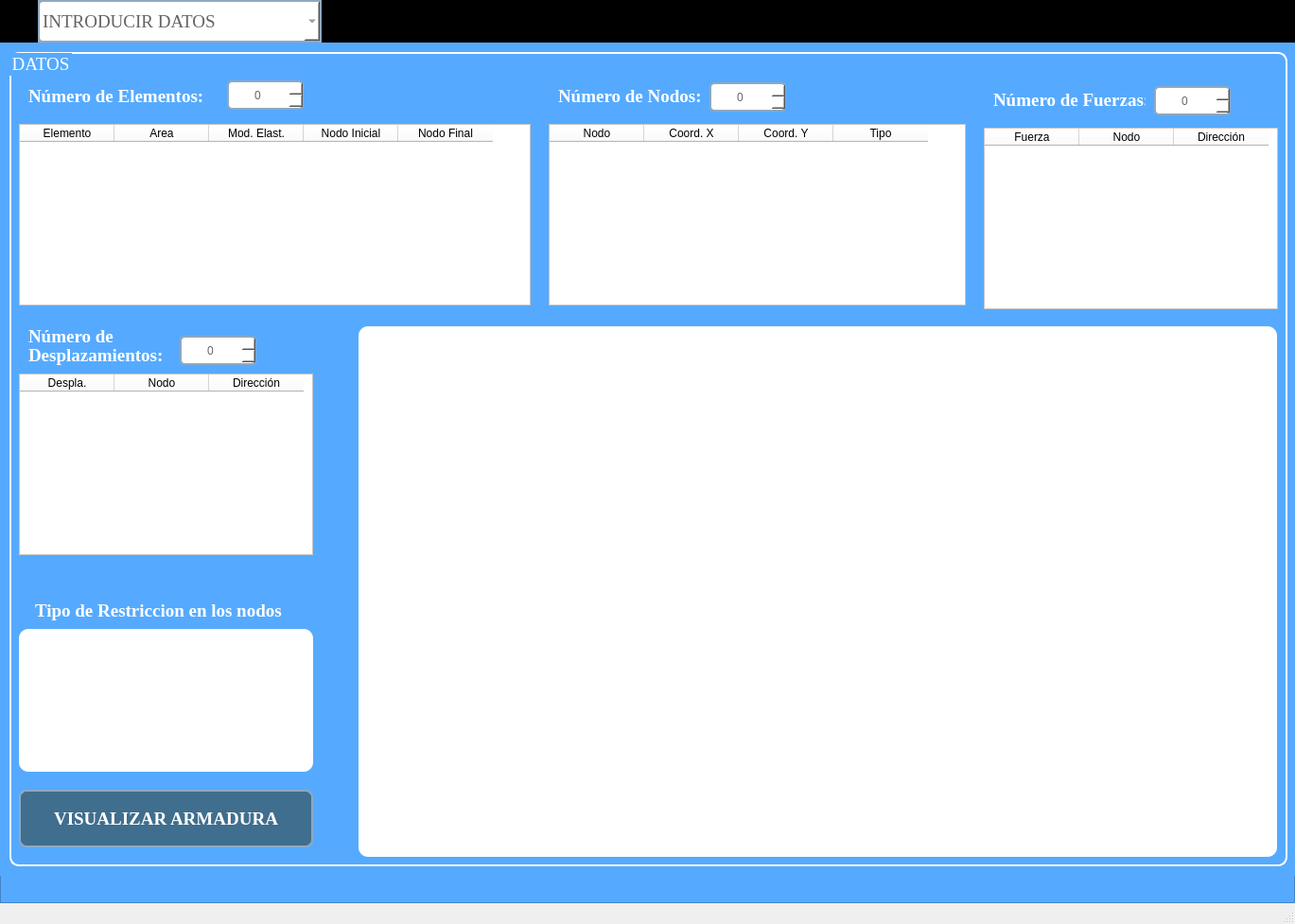
<?xml version="1.0" encoding="UTF-8"?>
<ui version="4.0">
 <class>Armaduras</class>
 <widget class="QMainWindow" name="Armaduras">
  <property name="geometry">
   <rect>
    <x>0</x>
    <y>0</y>
    <width>1369</width>
    <height>977</height>
   </rect>
  </property>
  <property name="windowTitle">
   <string>MainWindow</string>
  </property>
  <widget class="QWidget" name="centralwidget">
   <layout class="QVBoxLayout" name="verticalLayout" stretch="0,0">
    <property name="spacing">
     <number>0</number>
    </property>
    <property name="leftMargin">
     <number>0</number>
    </property>
    <property name="topMargin">
     <number>0</number>
    </property>
    <property name="rightMargin">
     <number>0</number>
    </property>
    <property name="bottomMargin">
     <number>0</number>
    </property>
    <item>
     <widget class="QFrame" name="frame">
      <property name="maximumSize">
       <size>
        <width>16777215</width>
        <height>45</height>
       </size>
      </property>
      <property name="styleSheet">
       <string notr="true">background-color: rgb(0, 0, 0);</string>
      </property>
      <property name="frameShape">
       <enum>QFrame::StyledPanel</enum>
      </property>
      <property name="frameShadow">
       <enum>QFrame::Raised</enum>
      </property>
      <widget class="QFrame" name="frame_3">
       <property name="geometry">
        <rect>
         <x>40</x>
         <y>0</y>
         <width>300</width>
         <height>45</height>
        </rect>
       </property>
       <property name="minimumSize">
        <size>
         <width>200</width>
         <height>0</height>
        </size>
       </property>
       <property name="maximumSize">
        <size>
         <width>300</width>
         <height>45</height>
        </size>
       </property>
       <property name="styleSheet">
        <string notr="true">background-color: rgb(216, 216, 216);</string>
       </property>
       <property name="frameShape">
        <enum>QFrame::StyledPanel</enum>
       </property>
       <property name="frameShadow">
        <enum>QFrame::Raised</enum>
       </property>
       <widget class="QComboBox" name="cb_paginas">
        <property name="geometry">
         <rect>
          <x>0</x>
          <y>0</y>
          <width>300</width>
          <height>45</height>
         </rect>
        </property>
        <property name="minimumSize">
         <size>
          <width>200</width>
          <height>0</height>
         </size>
        </property>
        <property name="maximumSize">
         <size>
          <width>300</width>
          <height>45</height>
         </size>
        </property>
        <property name="font">
         <font>
          <family>Times New Roman</family>
          <pointsize>14</pointsize>
          <weight>9</weight>
          <italic>false</italic>
          <bold>false</bold>
         </font>
        </property>
        <property name="toolTip">
         <string/>
        </property>
        <property name="styleSheet">
         <string notr="true">QComboBox{
	/* Borde */
	border: 2px solid rgb(142, 168, 195);
	border-radius: 5px;

	/* Color de fondo */
	background-color:rgb(255, 255, 255); 

	/* Color de Letras */
	color: rgb(100,100,100);

	/* Formato de Letras */
	font: 75 14pt &quot;Times New Roman&quot;;
}



QComboBox:hover{
	/* Borde */
	border: 2px solid rgb(255, 195, 15)

}





</string>
        </property>
        <property name="editable">
         <bool>false</bool>
        </property>
        <property name="currentText">
         <string>INTRODUCIR DATOS</string>
        </property>
        <item>
         <property name="text">
          <string>INTRODUCIR DATOS</string>
         </property>
        </item>
        <item>
         <property name="text">
          <string>MATRIZ DE RIGIDEZ</string>
         </property>
        </item>
        <item>
         <property name="text">
          <string>RESULTADOS Y DIAGRAMAS</string>
         </property>
        </item>
       </widget>
      </widget>
     </widget>
    </item>
    <item>
     <widget class="QFrame" name="frame_2">
      <property name="font">
       <font>
        <family>Times New Roman</family>
        <pointsize>14</pointsize>
        <weight>75</weight>
        <italic>false</italic>
        <bold>true</bold>
        <underline>false</underline>
        <strikeout>false</strikeout>
       </font>
      </property>
      <property name="styleSheet">
       <string notr="true">background-color: rgb(85, 170, 255);</string>
      </property>
      <property name="frameShape">
       <enum>QFrame::StyledPanel</enum>
      </property>
      <property name="frameShadow">
       <enum>QFrame::Raised</enum>
      </property>
      <widget class="QStackedWidget" name="stackedWidget">
       <property name="geometry">
        <rect>
         <x>0</x>
         <y>0</y>
         <width>1371</width>
         <height>881</height>
        </rect>
       </property>
       <widget class="QWidget" name="pag_1">
        <widget class="QGroupBox" name="groupBox">
         <property name="geometry">
          <rect>
           <x>10</x>
           <y>10</y>
           <width>1351</width>
           <height>861</height>
          </rect>
         </property>
         <property name="font">
          <font>
           <family>Times New Roman</family>
           <pointsize>14</pointsize>
           <weight>9</weight>
           <italic>false</italic>
           <bold>false</bold>
          </font>
         </property>
         <property name="styleSheet">
          <string notr="true">QGroupBox{
	/* Ancho y color del borde*/
	border: 2px solid rgb(255, 255, 255);

	/* Radio del borde */
	border-radius: 10px;

	/* Formato de la letra */
	font: 75 14pt &quot;Times New Roman&quot;;

	/*Color de la letra*/
	color: rgb(255, 255, 255);
}</string>
         </property>
         <property name="title">
          <string>DATOS</string>
         </property>
         <widget class="QTableWidget" name="tbl_elem">
          <property name="geometry">
           <rect>
            <x>10</x>
            <y>76</y>
            <width>541</width>
            <height>192</height>
           </rect>
          </property>
          <property name="font">
           <font>
            <family>Times New Roman</family>
            <pointsize>14</pointsize>
            <weight>9</weight>
            <italic>false</italic>
            <bold>false</bold>
           </font>
          </property>
          <property name="styleSheet">
           <string notr="true">QTableWidget{
	/* Color de Fondo de la tabla */
	background-color: rgb(255, 255, 255);

	/* Formato a las letras en la tabla*/
	font: 75 14pt &quot;Times New Roman&quot;;
	
}

QHeaderView{
	/* Color de Fondo del encabezado */
	background-color: rgb(255, 255, 255);

	/* Formato a las letras en la cabeceras*/
	font: 75 14pt &quot;Times New Roman&quot;;
}
</string>
          </property>
          <property name="rowCount">
           <number>0</number>
          </property>
          <attribute name="horizontalHeaderVisible">
           <bool>true</bool>
          </attribute>
          <attribute name="verticalHeaderVisible">
           <bool>false</bool>
          </attribute>
          <column>
           <property name="text">
            <string>Elemento</string>
           </property>
          </column>
          <column>
           <property name="text">
            <string>Area</string>
           </property>
          </column>
          <column>
           <property name="text">
            <string>Mod. Elast.</string>
           </property>
          </column>
          <column>
           <property name="text">
            <string>Nodo Inicial</string>
           </property>
          </column>
          <column>
           <property name="text">
            <string>Nodo Final</string>
           </property>
          </column>
         </widget>
         <widget class="QSpinBox" name="sp_numElem">
          <property name="geometry">
           <rect>
            <x>230</x>
            <y>30</y>
            <width>81</width>
            <height>31</height>
           </rect>
          </property>
          <property name="styleSheet">
           <string notr="true">QSpinBox{
	/* Borde */
	border: 2px solid rgb(142, 168, 195);
	border-radius: 5px;

	/* Color de fondo */
	background-color:rgb(255, 255, 255); 

	/* Color de Letras */
	color: rgb(100,100,100);

	/* Formato de Letras */
	font: 75 14pt &quot;Times New Roman&quot;;
}



QSpinBox:hover{
	/* Borde */
	border: 2px solid rgb(255, 195, 15)

}
</string>
          </property>
          <property name="alignment">
           <set>Qt::AlignCenter</set>
          </property>
         </widget>
         <widget class="QLabel" name="label">
          <property name="geometry">
           <rect>
            <x>20</x>
            <y>36</y>
            <width>191</width>
            <height>21</height>
           </rect>
          </property>
          <property name="font">
           <font>
            <family>Times New Roman</family>
            <pointsize>14</pointsize>
            <weight>9</weight>
            <italic>false</italic>
            <bold>false</bold>
           </font>
          </property>
          <property name="styleSheet">
           <string notr="true">QLabel{

	/* Color de Fondo*/
	background-color: None;
	
	/* Formato de la letra */
	font: 75 14pt &quot;Times New Roman&quot;;
	
	/* Color de la letra */
	color: rgb(255, 255, 255);
}</string>
          </property>
          <property name="text">
           <string>&lt;html&gt;&lt;head/&gt;&lt;body&gt;&lt;p&gt;&lt;span style=&quot; font-weight:600;&quot;&gt;Número de Elementos:&lt;/span&gt;&lt;/p&gt;&lt;/body&gt;&lt;/html&gt;</string>
          </property>
         </widget>
         <widget class="QSpinBox" name="sp_numNodo">
          <property name="geometry">
           <rect>
            <x>740</x>
            <y>32</y>
            <width>81</width>
            <height>31</height>
           </rect>
          </property>
          <property name="styleSheet">
           <string notr="true">QSpinBox{
	/* Borde */
	border: 2px solid rgb(142, 168, 195);
	border-radius: 5px;

	/* Color de fondo */
	background-color:rgb(255, 255, 255); 

	/* Color de Letras */
	color: rgb(100,100,100);

	/* Formato de Letras */
	font: 75 14pt &quot;Times New Roman&quot;;
}



QSpinBox:hover{
	/* Borde */
	border: 2px solid rgb(255, 195, 15)

}
</string>
          </property>
          <property name="alignment">
           <set>Qt::AlignCenter</set>
          </property>
         </widget>
         <widget class="QLabel" name="label_2">
          <property name="geometry">
           <rect>
            <x>580</x>
            <y>36</y>
            <width>161</width>
            <height>21</height>
           </rect>
          </property>
          <property name="font">
           <font>
            <family>Times New Roman</family>
            <pointsize>14</pointsize>
            <weight>9</weight>
            <italic>false</italic>
            <bold>false</bold>
           </font>
          </property>
          <property name="styleSheet">
           <string notr="true">QLabel{
	
	background-color: None;
	
	font: 75 14pt &quot;Times New Roman&quot;;
	
	color: rgb(255, 255, 255);
}</string>
          </property>
          <property name="text">
           <string>&lt;html&gt;&lt;head/&gt;&lt;body&gt;&lt;p&gt;&lt;span style=&quot; font-weight:600;&quot;&gt;Número de Nodos:&lt;/span&gt;&lt;/p&gt;&lt;/body&gt;&lt;/html&gt;</string>
          </property>
         </widget>
         <widget class="QTableWidget" name="tbl_nod">
          <property name="geometry">
           <rect>
            <x>570</x>
            <y>76</y>
            <width>441</width>
            <height>192</height>
           </rect>
          </property>
          <property name="font">
           <font>
            <family>Times New Roman</family>
            <pointsize>14</pointsize>
            <weight>9</weight>
            <italic>false</italic>
            <bold>false</bold>
           </font>
          </property>
          <property name="styleSheet">
           <string notr="true">QTableWidget{
	
	background-color: rgb(255, 255, 255);

	/* Formato a las letras*/
	font: 75 14pt &quot;Times New Roman&quot;;
	
}

QHeaderView{

	background-color: rgb(255, 255, 255);
	/* Formato a las cabeceras*/
	font: 75 14pt &quot;Times New Roman&quot;;
}
</string>
          </property>
          <property name="rowCount">
           <number>0</number>
          </property>
          <attribute name="horizontalHeaderVisible">
           <bool>true</bool>
          </attribute>
          <attribute name="verticalHeaderVisible">
           <bool>false</bool>
          </attribute>
          <column>
           <property name="text">
            <string>Nodo</string>
           </property>
          </column>
          <column>
           <property name="text">
            <string>Coord. X</string>
           </property>
          </column>
          <column>
           <property name="text">
            <string>Coord. Y</string>
           </property>
          </column>
          <column>
           <property name="text">
            <string>Tipo</string>
           </property>
          </column>
         </widget>
         <widget class="QSpinBox" name="sp_fuerzas">
          <property name="geometry">
           <rect>
            <x>1210</x>
            <y>36</y>
            <width>81</width>
            <height>31</height>
           </rect>
          </property>
          <property name="styleSheet">
           <string notr="true">QSpinBox{
	/* Borde */
	border: 2px solid rgb(142, 168, 195);
	border-radius: 5px;

	/* Color de fondo */
	background-color:rgb(255, 255, 255); 

	/* Color de Letras */
	color: rgb(100,100,100);

	/* Formato de Letras */
	font: 75 14pt &quot;Times New Roman&quot;;
}



QSpinBox:hover{
	/* Borde */
	border: 2px solid rgb(255, 195, 15)

}
</string>
          </property>
          <property name="alignment">
           <set>Qt::AlignCenter</set>
          </property>
         </widget>
         <widget class="QLabel" name="label_3">
          <property name="geometry">
           <rect>
            <x>1040</x>
            <y>40</y>
            <width>161</width>
            <height>21</height>
           </rect>
          </property>
          <property name="font">
           <font>
            <family>Times New Roman</family>
            <pointsize>14</pointsize>
            <weight>9</weight>
            <italic>false</italic>
            <bold>false</bold>
           </font>
          </property>
          <property name="styleSheet">
           <string notr="true">QLabel{
	
	background-color: None;
	
	font: 75 14pt &quot;Times New Roman&quot;;
	
	color: rgb(255, 255, 255);
}</string>
          </property>
          <property name="text">
           <string>&lt;html&gt;&lt;head/&gt;&lt;body&gt;&lt;p&gt;&lt;span style=&quot; font-weight:600;&quot;&gt;Número de Fuerzas:&lt;/span&gt;&lt;/p&gt;&lt;/body&gt;&lt;/html&gt;</string>
          </property>
         </widget>
         <widget class="QTableWidget" name="tbl_fuerzas">
          <property name="geometry">
           <rect>
            <x>1030</x>
            <y>80</y>
            <width>311</width>
            <height>192</height>
           </rect>
          </property>
          <property name="font">
           <font>
            <family>Times New Roman</family>
            <pointsize>14</pointsize>
            <weight>9</weight>
            <italic>false</italic>
            <bold>false</bold>
           </font>
          </property>
          <property name="styleSheet">
           <string notr="true">QTableWidget{
	
	background-color: rgb(255, 255, 255);

	/* Formato a las letras*/
	font: 75 14pt &quot;Times New Roman&quot;;
	
}

QHeaderView{

	background-color: rgb(255, 255, 255);
	/* Formato a las cabeceras*/
	font: 75 14pt &quot;Times New Roman&quot;;
}
</string>
          </property>
          <property name="rowCount">
           <number>0</number>
          </property>
          <attribute name="horizontalHeaderVisible">
           <bool>true</bool>
          </attribute>
          <attribute name="verticalHeaderVisible">
           <bool>false</bool>
          </attribute>
          <column>
           <property name="text">
            <string>Fuerza</string>
           </property>
          </column>
          <column>
           <property name="text">
            <string>Nodo</string>
           </property>
          </column>
          <column>
           <property name="text">
            <string>Dirección</string>
           </property>
          </column>
         </widget>
         <widget class="QSpinBox" name="sp_desp">
          <property name="geometry">
           <rect>
            <x>180</x>
            <y>300</y>
            <width>81</width>
            <height>31</height>
           </rect>
          </property>
          <property name="styleSheet">
           <string notr="true">QSpinBox{
	/* Borde */
	border: 2px solid rgb(142, 168, 195);
	border-radius: 5px;

	/* Color de fondo */
	background-color:rgb(255, 255, 255); 

	/* Color de Letras */
	color: rgb(100,100,100);

	/* Formato de Letras */
	font: 75 14pt &quot;Times New Roman&quot;;
}



QSpinBox:hover{
	/* Borde */
	border: 2px solid rgb(255, 195, 15)

}
</string>
          </property>
          <property name="alignment">
           <set>Qt::AlignCenter</set>
          </property>
         </widget>
         <widget class="QTableWidget" name="tbl_desp">
          <property name="geometry">
           <rect>
            <x>10</x>
            <y>340</y>
            <width>311</width>
            <height>192</height>
           </rect>
          </property>
          <property name="font">
           <font>
            <family>Times New Roman</family>
            <pointsize>14</pointsize>
            <weight>9</weight>
            <italic>false</italic>
            <bold>false</bold>
           </font>
          </property>
          <property name="styleSheet">
           <string notr="true">QTableWidget{
	
	background-color: rgb(255, 255, 255);

	/* Formato a las letras*/
	font: 75 14pt &quot;Times New Roman&quot;;
	
}

QHeaderView{

	background-color: rgb(255, 255, 255);
	/* Formato a las cabeceras*/
	font: 75 14pt &quot;Times New Roman&quot;;
}
</string>
          </property>
          <property name="rowCount">
           <number>0</number>
          </property>
          <attribute name="horizontalHeaderVisible">
           <bool>true</bool>
          </attribute>
          <attribute name="verticalHeaderVisible">
           <bool>false</bool>
          </attribute>
          <column>
           <property name="text">
            <string>Despla.</string>
           </property>
          </column>
          <column>
           <property name="text">
            <string>Nodo</string>
           </property>
          </column>
          <column>
           <property name="text">
            <string>Dirección</string>
           </property>
          </column>
         </widget>
         <widget class="QLabel" name="label_4">
          <property name="geometry">
           <rect>
            <x>20</x>
            <y>290</y>
            <width>161</width>
            <height>21</height>
           </rect>
          </property>
          <property name="font">
           <font>
            <family>Times New Roman</family>
            <pointsize>14</pointsize>
            <weight>9</weight>
            <italic>false</italic>
            <bold>false</bold>
           </font>
          </property>
          <property name="styleSheet">
           <string notr="true">QLabel{
	
	background-color: None;
	
	font: 75 14pt &quot;Times New Roman&quot;;
	
	color: rgb(255, 255, 255);
}</string>
          </property>
          <property name="text">
           <string>&lt;html&gt;&lt;head/&gt;&lt;body&gt;&lt;p&gt;&lt;span style=&quot; font-weight:600;&quot;&gt;Número de&lt;/span&gt;&lt;/p&gt;&lt;/body&gt;&lt;/html&gt;</string>
          </property>
         </widget>
         <widget class="QLabel" name="label_5">
          <property name="geometry">
           <rect>
            <x>20</x>
            <y>310</y>
            <width>151</width>
            <height>21</height>
           </rect>
          </property>
          <property name="font">
           <font>
            <family>Times New Roman</family>
            <pointsize>14</pointsize>
            <weight>9</weight>
            <italic>false</italic>
            <bold>false</bold>
           </font>
          </property>
          <property name="styleSheet">
           <string notr="true">QLabel{
	
	background-color: None;
	
	font: 75 14pt &quot;Times New Roman&quot;;
	
	color: rgb(255, 255, 255);
}</string>
          </property>
          <property name="text">
           <string>&lt;html&gt;&lt;head/&gt;&lt;body&gt;&lt;p&gt;&lt;span style=&quot; font-weight:600;&quot;&gt;Desplazamientos:&lt;/span&gt;&lt;/p&gt;&lt;/body&gt;&lt;/html&gt;</string>
          </property>
         </widget>
         <widget class="MatplotlibWidgetLienzo" name="wgt_armadura" native="true">
          <property name="geometry">
           <rect>
            <x>369</x>
            <y>290</y>
            <width>971</width>
            <height>561</height>
           </rect>
          </property>
          <property name="styleSheet">
           <string notr="true">/*Color de Fondo*/
background-color: rgb(255, 255, 255);

/* Radio del borde */
border-radius: 10px;</string>
          </property>
         </widget>
         <widget class="MatplotlibWidgetLienzo" name="wgt_restricciones" native="true">
          <property name="geometry">
           <rect>
            <x>10</x>
            <y>610</y>
            <width>311</width>
            <height>151</height>
           </rect>
          </property>
          <property name="styleSheet">
           <string notr="true">background-color: rgb(255, 255, 255);
border-radius: 10px;</string>
          </property>
         </widget>
         <widget class="QLabel" name="label_6">
          <property name="geometry">
           <rect>
            <x>27</x>
            <y>580</y>
            <width>281</width>
            <height>21</height>
           </rect>
          </property>
          <property name="font">
           <font>
            <family>Times New Roman</family>
            <pointsize>14</pointsize>
            <weight>9</weight>
            <italic>false</italic>
            <bold>false</bold>
           </font>
          </property>
          <property name="styleSheet">
           <string notr="true">QLabel{
	
	background-color: None;
	
	font: 75 14pt &quot;Times New Roman&quot;;
	
	color: rgb(255, 255, 255);
}</string>
          </property>
          <property name="text">
           <string>&lt;html&gt;&lt;head/&gt;&lt;body&gt;&lt;p&gt;&lt;span style=&quot; font-weight:600;&quot;&gt;Tipo de Restriccion en los nodos&lt;/span&gt;&lt;/p&gt;&lt;/body&gt;&lt;/html&gt;</string>
          </property>
         </widget>
         <widget class="QPushButton" name="btn_visualizar">
          <property name="geometry">
           <rect>
            <x>10</x>
            <y>780</y>
            <width>311</width>
            <height>61</height>
           </rect>
          </property>
          <property name="font">
           <font>
            <family>Times New Roman</family>
            <pointsize>14</pointsize>
            <weight>75</weight>
            <italic>false</italic>
            <bold>true</bold>
           </font>
          </property>
          <property name="toolTip">
           <string>&lt;html&gt;&lt;head/&gt;&lt;body&gt;&lt;p&gt;&lt;span style=&quot; font-weight:600;&quot;&gt;VISUALIZAR ARMADURA&lt;/span&gt;&lt;/p&gt;&lt;/body&gt;&lt;/html&gt;</string>
          </property>
          <property name="styleSheet">
           <string notr="true">
QPushButton{	
	/* Color de Fondo */
	background-color: rgb(64, 110, 142);

	/* Ancho y color del borde */
	border: 2px solid rgb(142, 168, 195);
	
	/* Color de las letras */
	color: rgb(255, 255, 255);

	/* Radio del borde */
	border-radius: 8px;
}

QPushButton:hover{	
	/* Color de Fondo (al pasar el ratón) */
	background-color: rgb(142, 168, 195);

	/* Ancho y color del borde (al pasar el ratón) */
	border: 2px solid rgb(203, 247, 237);
}

QPushButton:pressed{	
	/* Color de Fondo (al presionar el botón) */
	background-color: rgb(203, 247, 237);
	
	/* Color de Fondo (al presionar el botón) */
	border: 2px solid rgb(246, 253, 157);
}</string>
          </property>
          <property name="text">
           <string>VISUALIZAR ARMADURA</string>
          </property>
         </widget>
        </widget>
       </widget>
       <widget class="QWidget" name="pag_2">
        <widget class="QGroupBox" name="groupBox_2">
         <property name="geometry">
          <rect>
           <x>160</x>
           <y>140</y>
           <width>120</width>
           <height>80</height>
          </rect>
         </property>
         <property name="title">
          <string>GroupBox</string>
         </property>
        </widget>
       </widget>
       <widget class="QWidget" name="pag_3">
        <widget class="QGroupBox" name="groupBox_3">
         <property name="geometry">
          <rect>
           <x>170</x>
           <y>230</y>
           <width>120</width>
           <height>80</height>
          </rect>
         </property>
         <property name="title">
          <string>GroupBox</string>
         </property>
        </widget>
       </widget>
      </widget>
     </widget>
    </item>
   </layout>
  </widget>
  <widget class="QMenuBar" name="menubar">
   <property name="geometry">
    <rect>
     <x>0</x>
     <y>0</y>
     <width>1369</width>
     <height>22</height>
    </rect>
   </property>
  </widget>
  <widget class="QStatusBar" name="statusbar"/>
 </widget>
 <customwidgets>
  <customwidget>
   <class>MatplotlibWidgetLienzo</class>
   <extends>QWidget</extends>
   <header>UI_MatPlotLib_PyQt5</header>
   <container>1</container>
  </customwidget>
 </customwidgets>
 <resources/>
 <connections/>
</ui>
